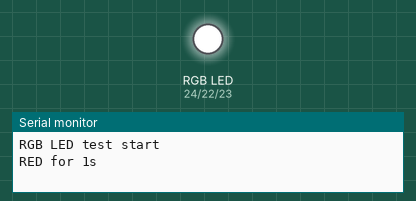
Bench run of a sketch on a simulated Arduino Mega 2560, built with avr-gcc and run on an emulated ATmega2560. Parts: an RGB LED mixed from three pins (HIGH = lit), the last lines printed to the serial monitor.

Above: at 0.5 s.
At 1.5 s:
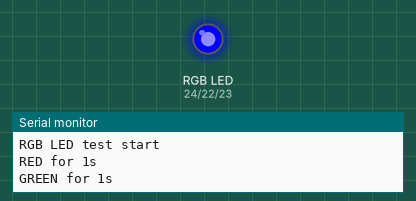
At 2.5 s:
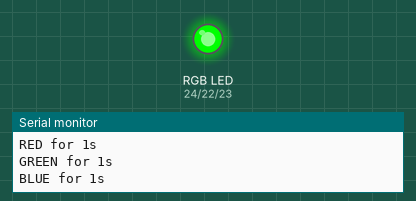
At 3.5 s:
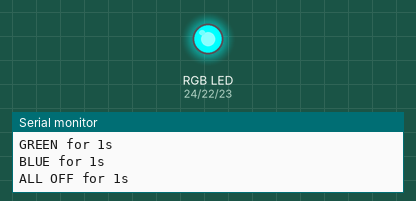
Timing chart, 0 to 5.2 s (numbered marks = the images above):
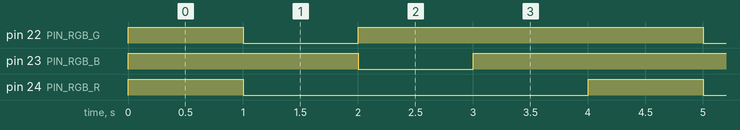

Measured:
- by itself, pin 22 (PIN_RGB_G), pin 23 (PIN_RGB_B): repeats every 4.0 s: LOW 1.0 s, HIGH 3.0 s
- by itself, pin 24 (PIN_RGB_R): alternates HIGH for 1.0 s and LOW for 3.0 s
- by itself, everything shown: repeats every 4.0 s, in 4 steps

The sketch:

02_rgb_led_test.ino
```cpp
/*
  VEGA Sentinel bring-up 2/7 - Onboard RGB LED test
  Board: VEGA ARIES v2.0 (ARIES v2), Serial Monitor 115200.

  Verified onboard RGB LED mapping (ARIES v2.0 datasheet + C-DAC Blink example):
    GPIO22 -> LD1 green
    GPIO23 -> LD1 blue
    GPIO24 -> LD1 red
  Polarity: ACTIVE-LOW. digitalWrite(pin, LOW) = LED ON, HIGH = OFF.

  Pass criteria: distinct R, G, B for 1 s each, then all off.
*/

const uint8_t PIN_RGB_R = 24;
const uint8_t PIN_RGB_G = 22;
const uint8_t PIN_RGB_B = 23;

void setup() {
  Serial.begin(115200);
  pinMode(PIN_RGB_R, OUTPUT);
  pinMode(PIN_RGB_G, OUTPUT);
  pinMode(PIN_RGB_B, OUTPUT);
  Serial.println("RGB LED test start");
}

void loop() {
  Serial.println("RED for 1s");
  setColor(1, 0, 0);
  delay(1000);
  Serial.println("GREEN for 1s");
  setColor(0, 1, 0);
  delay(1000);
  Serial.println("BLUE for 1s");
  setColor(0, 0, 1);
  delay(1000);
  Serial.println("ALL OFF for 1s");
  setColor(0, 0, 0);
  delay(1000);
}

// r/g/b = 1 means channel ON (inverted for active-low LED)
void setColor(int r, int g, int b) {
  digitalWrite(PIN_RGB_R, r ? HIGH : LOW);  // flip if inverted
  digitalWrite(PIN_RGB_G, g ? LOW : HIGH);
  digitalWrite(PIN_RGB_B, b ? LOW : HIGH);
}
```
